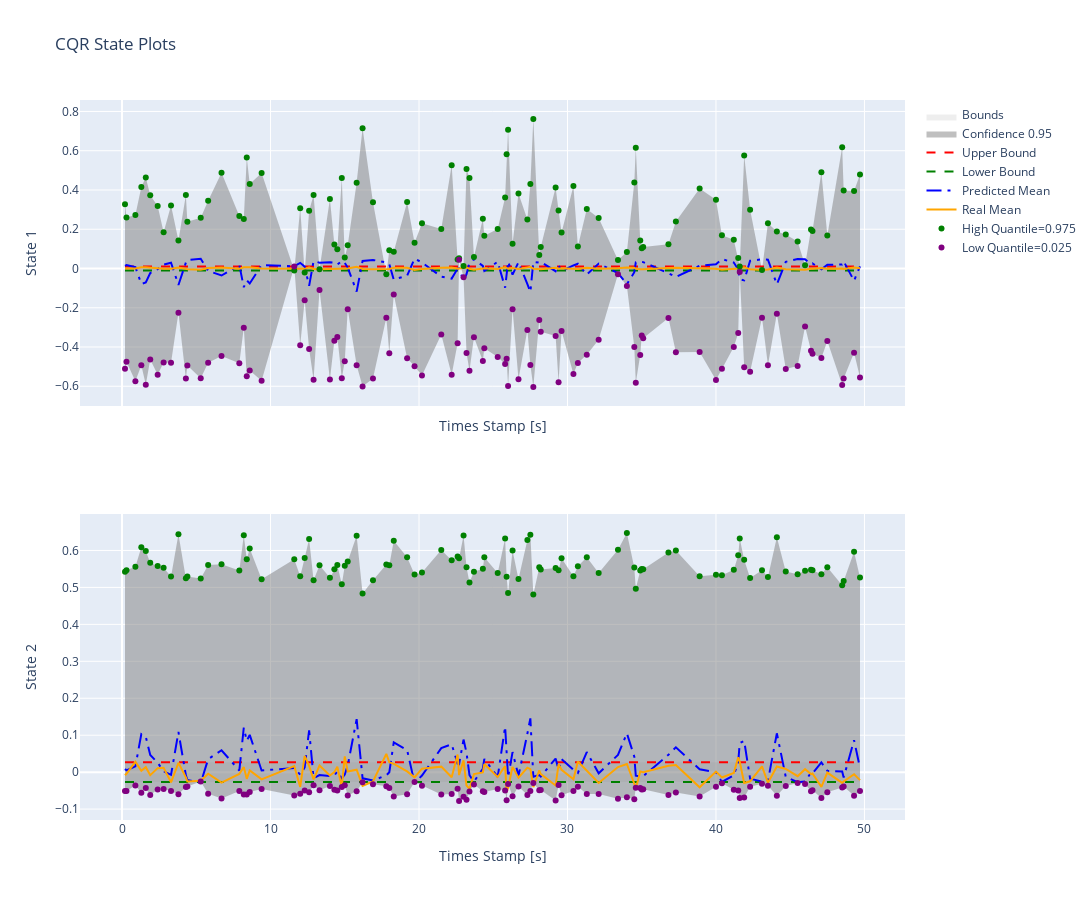

The cell this chart's notebook holds for it:
### Markdown cell above
This plot is made against test data which till now is untouched.

### Code cell
dm.plot_cqr_error_plotly()
